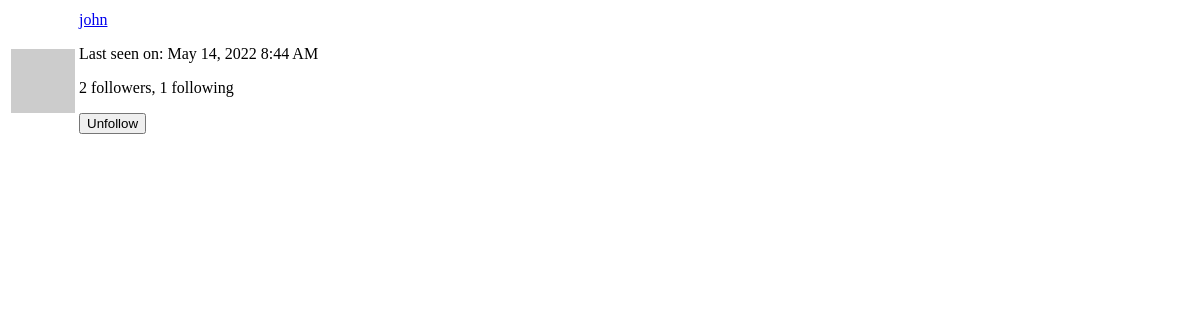
Page /user/john/popup (signed in) on the earlier database version.
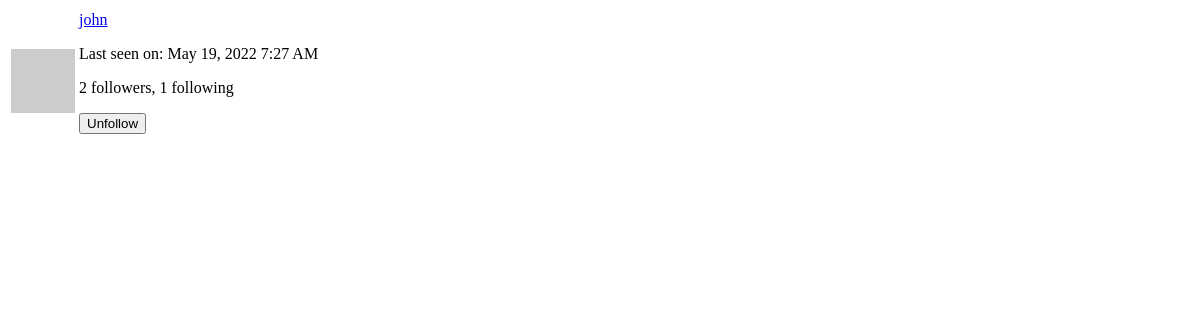
Same page on the later database version.
### app/models.py (models this page shows, shortened)
class PaginatedAPIMixin(object):
    @staticmethod
    def to_collection_dict(query, page, per_page, endpoint, **kwargs):
        resources = query.paginate(page, per_page, False)
        data = {
            'items': [item.to_dict() for item in resources.items],
            '_meta': {
                'page': page,
                'per_page': per_page,
                'total_pages': resources.pages,
                'total_items': resources.total
            },
            '_links': {
                'self': url_for(endpoint, page=page, per_page=per_page,
                                **kwargs),
                'next': url_for(endpoint, page=page + 1, per_page=per_page,
                                **kwargs) if resources.has_next else None,
                'prev': url_for(endpoint, page=page - 1, per_page=per_page,
                                **kwargs) if resources.has_prev else None,
            }
        }
        return data

class User(PaginatedAPIMixin, UserMixin, db.Model):
    id = db.Column(db.Integer, primary_key=True)
    username = db.Column(db.String(64), index=True, unique=True)
    email = db.Column(db.String(120), index=True, unique=True)
    password_hash = db.Column(db.String(128))
    posts = db.relationship('Post', backref='author', lazy='dynamic')
    about_me = db.Column(db.String(140))
    last_seen = db.Column(db.DateTime, default=datetime.utcnow)
    followed = db.relationship(
        'User', secondary=followers,
        primaryjoin=(followers.c.follower_id == id),
        secondaryjoin=(followers.c.followed_id == id),
        backref=db.backref('followers', lazy='dynamic'), lazy='dynamic')
    messages_sent = db.relationship('Message',
                                    foreign_keys='Message.sender_id',
                                    backref='author', lazy='dynamic')
    messages_received = db.relationship('Message',
                                        foreign_keys='Message.recipient_id',
                                        backref='recipient', lazy='dynamic')
    last_message_read_time = db.Column(db.DateTime)
    notifications = db.relationship('Notification', backref='user',
                                    lazy='dynamic')
    tasks = db.relationship('Task', backref='user', lazy='dynamic')
    token = db.Column(db.String(32), index=True, unique=True)
    token_expiration = db.Column(db.DateTime)
    def avatar(self, size):
        digest = md5(self.email.lower().encode('utf-8')).hexdigest()
        return 'https://www.gravatar.com/avatar/{}?d=identicon&s={}'.format(
            digest, size)
    def is_following(self, user):
        return self.followed.filter(
            followers.c.followed_id == user.id).count() > 0

### app/main/routes.py (the view)
@bp.route('/user/<username>/popup')
@login_required
def user_popup(username):
    user = User.query.filter_by(username=username).first_or_404()
    form = EmptyForm()
    return render_template('user_popup.html', user=user, form=form)

### app/main/forms.py
class SearchForm(FlaskForm):
    q = StringField(_l('Search'), validators=[DataRequired()])
    def __init__(self, *args, **kwargs):
        if 'formdata' not in kwargs:
            kwargs['formdata'] = request.args
        if 'meta' not in kwargs:
            kwargs['meta'] = {'csrf': False}
        super().__init__(*args, **kwargs)

class EmptyForm(FlaskForm):
    submit = SubmitField('Submit')

### app/main/routes.py (called while the page is built)
@bp.before_app_request
def before_request():
    if current_user.is_authenticated:
        current_user.last_seen = datetime.utcnow()
        db.session.commit()
        g.search_form = SearchForm()
    g.locale = str(get_locale())

### app/models.py (called while the page is built)
@login.user_loader
def load_user(id):
    return User.query.get(int(id))

    @classmethod
    def before_commit(cls, session):
        session._changes = {
            'add': list(session.new),
            'update': list(session.dirty),
            'delete': list(session.deleted)
        }

### app/templates/user_popup.html (shortened to what this page needs)
<table class="table">
    <tr>
        <td width="64" style="border: 0px;">
            <img src="{{ user.avatar(64) }}"
                 alt="{{ user.username }}'s avatar"
                 height="64"
                 width="64"/>
        </td>
        <td>
            <p>
                <a href="{{ url_for('main.user', username=user.username) }}">{{ user.username }}</a>
            </p>
            {% if user.last_seen %}
                <p>
                    {{ _('Last seen on') }}: {{ moment(user.last_seen).format('lll') }}
                </p>
            {% endif %}
            <p>
                {{ _('%(count)d followers', count=user.followers.count()) }}, {{ _('%(count)d following', count=user.followed.count()) }}
            </p>
            {% if user != current_user %}
                {% if not current_user.is_following(user) %}
                    <p>
                        <form action="{{ url_for('main.follow', username=user.username) }}"
                              method="post">
                            {{ form.hidden_tag() }}
                            {{ form.submit(value=_('Follow'), class_='btn btn-default btn-sm') }}
                        </form>
                    </p>
                {% else %}
                    <p>
                        <form action="{{ url_for('main.unfollow', username=user.username) }}"
                              method="post">
                            {{ form.submit(value=_('Unfollow'), class_='btn btn-default btn-sm') }}
                        </form>
                    </p>
                {% endif %}
            {% endif %}
        </td>
    </tr>
</table>

Differences in the rows shown:
changed User "john": last_seen "May 14, 2022 8:44 AM" → "May 19, 2022 7:27 AM"
